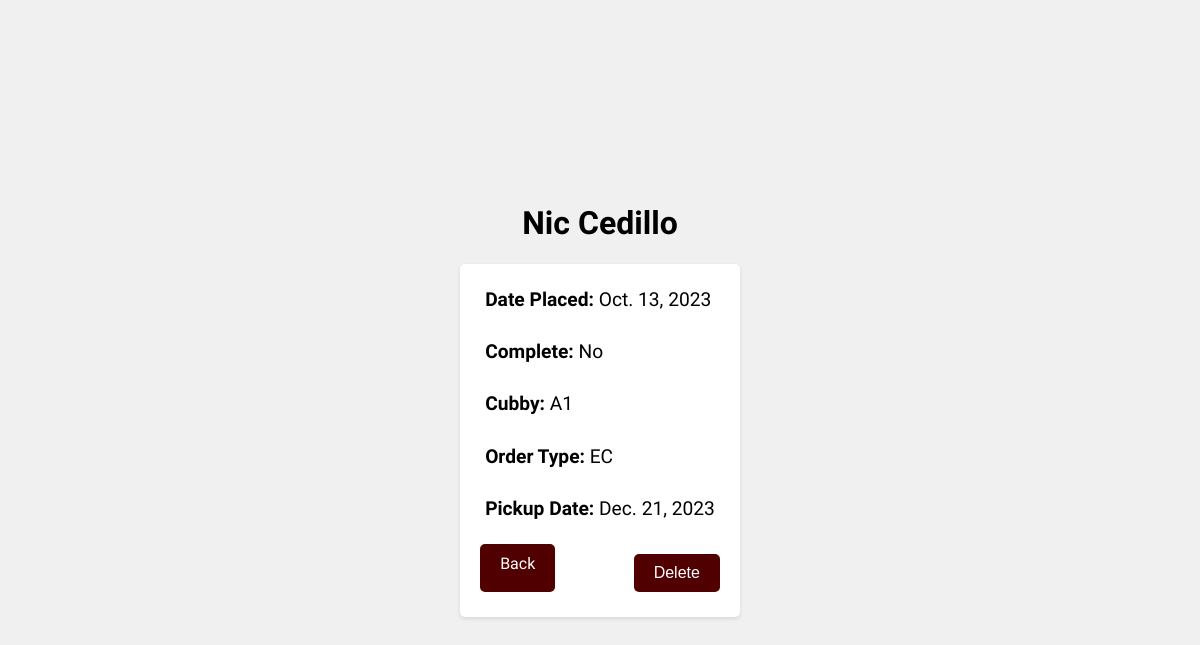
The page /order/3/ on the database its author committed.
### manager/models.py (models this page shows, shortened)
class Order(models.Model):
    name = models.CharField(max_length=100)
    datePlaced = models.DateField()
    complete = models.BooleanField()
    cubby = models.ForeignKey(Cubby, on_delete=models.CASCADE)
    orderType = models.ForeignKey(OrdType, on_delete=models.CASCADE)
    pickupDate = models.DateField(null=True)

class Cubby(models.Model):
    location = models.CharField(max_length=2)
    def __str__(self):
        return self.location

class OrdType(models.Model):
    type = models.CharField(max_length=2)
    def __str__(self):
        return self.type

### manager/views.py (the view)
# urls.py: path("order/<int:pk>/", views.order_detail_view, name='order_detail'),
def order_detail_view(request, pk):
    try:
        order = Order.objects.get(pk=pk)
    except Order.DoesNotExist:
        raise Http404('Order Does not exist')
    return render(request, 'order_detail.html', context={'order': order})

### manager/templates/order_detail.html (shortened to what this page needs)
<!DOCTYPE html>
<html>
<head>
</head>
<body>
    <h1>{{ order.name }}</h1>
    <div class="details">
        <p><strong>Date Placed:</strong> {{ order.datePlaced }}</p>
        <p><strong>Complete:</strong> {% if order.complete %}Yes{% else %}No{% endif %}</p>
        <p><strong>Cubby:</strong> {{ order.cubby }}</p>
        <p><strong>Order Type:</strong> {{ order.orderType }}</p>
        <p><strong>Pickup Date:</strong> {{ order.pickupDate }}</p>
        <div class="button-container">
            <a class="btn" href="{% url 'viewOrders' %}">Back</a>
            <form action="{% url 'order_delete' order.id %}" method="post">
                <input type="submit" class="btn-delete" value="Delete">
            </form>
        </div>
    </div>
</body>
</html>

### manager/templates/order_detail.html (style rules this page uses)
body { font-family: 'Oswald', sans-serif; background-color: #f0f0f0; display: flex; flex-direction: column; justify-content: center; align-items: center; height: 100vh; margin: 0; }
h1 { color: black; font-size: 2rem; }
.details { background-color: #fff; padding: 20px; padding-top: 0; padding-bottom: 25px; border-radius: 5px; box-shadow: 0 2px 4px rgba(0, 0, 0, 0.1); text-align: left; }
.details p { font-size: 1.2rem; padding: 5px; }
.button-container { display: flex; justify-content: space-between; }
.btn { text-decoration: none; color: #fff; background-color: #500000; padding: 10px 20px; border-radius: 5px; font-size: 16px; }
.btn-delete { border: none; background-color: #500000; color: #fff; padding: 10px 20px; border-radius: 5px; font-size: 16px; margin-top: 10px; cursor: pointer; }

### rows shown on the page
Order: name "Nic Cedillo", datePlaced "Oct. 13, 2023", cubby "A1", orderType "EC", pickupDate "Dec. 21, 2023"
